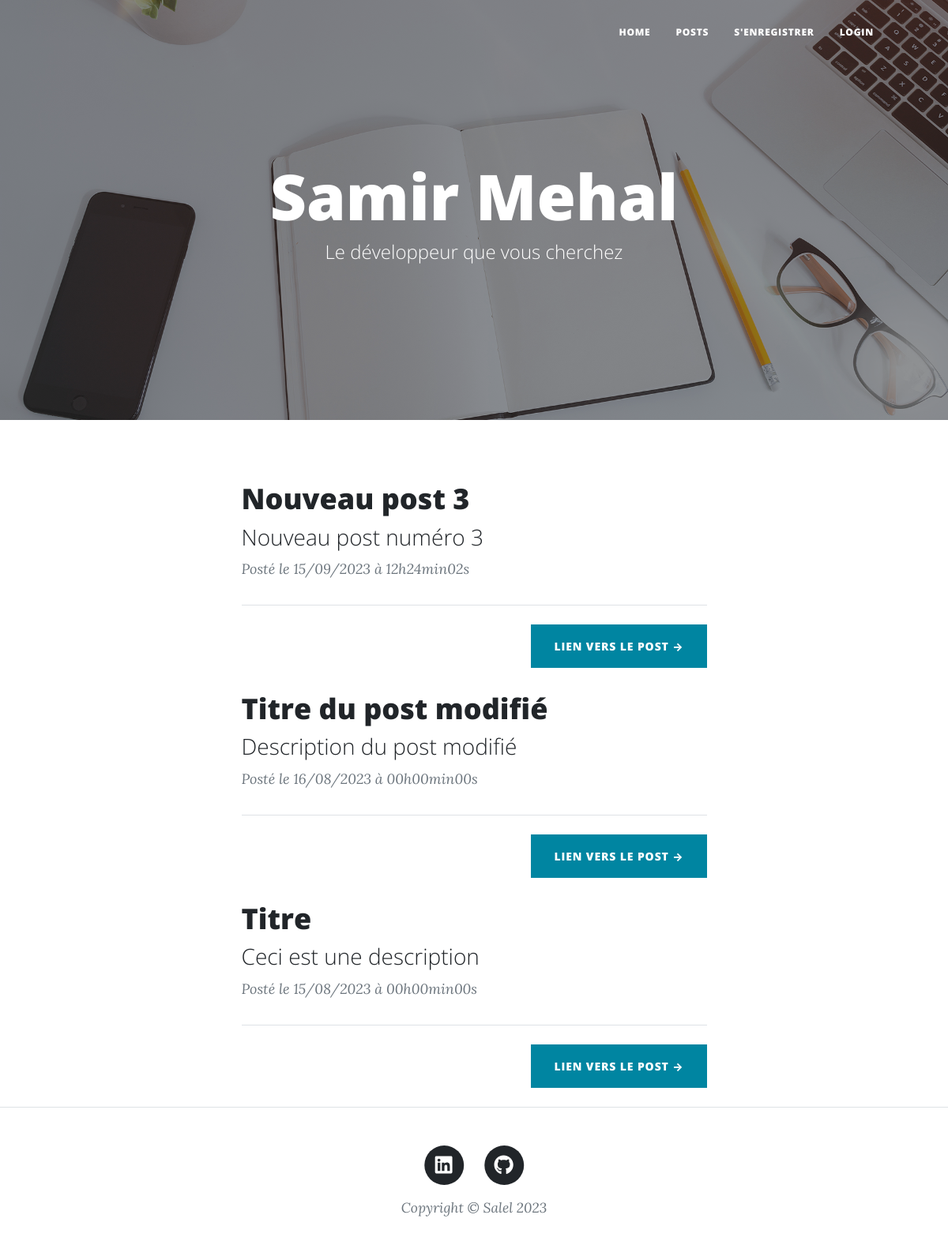
The page /index.php?action=posts on the database its author committed.
### tables this page shows
CREATE TABLE `posts` (
  `id` int(11) NOT NULL,
  `title` varchar(128) NOT NULL,
  `description` varchar(512) NOT NULL,
  `content` varchar(4096) NOT NULL,
  `author` varchar(128) NOT NULL,
  `date_of_creation` datetime NOT NULL,
  `loggedUser` varchar(128) NOT NULL
);

### controllers/posts.php (called while the page is built, shortened)
<?php
require_once('models/posts.php');
function posts() {
	$postRepository = new PostRepository();
    $posts = $postRepository->getPosts();
    require('templates/getposts.php');
}

### models/posts.php (called while the page is built, shortened)
        <?php
class PostRepository
{
    public ?PDO $database = null;
    public function dbConnect()
	{
    	if ($this->database === null) {
        	$this->database = new PDO(DB::$host_name.DB::$db_name.DB::$charset, DB::$identifiant, DB::$password);
    	}
	}
	public function getPosts(): array
	{
    	$statement = $this->database->query(
        	"SELECT id, title, description, DATE_FORMAT(date_of_creation, '%d/%m/%Y à %Hh%imin%ss') AS date_creation FROM posts ORDER BY date_of_creation DESC"
    	);
		$posts = [];
		while (($row = $statement->fetch())) {
			$post = new Post();
			$post->id = $row['id'];
        	$post->title = $row['title'];
			$post->chapo = $row['description'];
        	$post->frenchCreationDate = $row['date_creation'];
			$posts[] = $post;
		}
		return $posts;
	}
}
        ?>

### templates/getposts.php (the view, shortened to what this page needs)
        <div class="container px-4 px-lg-5">
            <div class="row gx-4 gx-lg-5 justify-content-center">
                <div class="col-md-10 col-lg-8 col-xl-7">
                    <?php
    	foreach ($posts as $post) {
    	?>
            <div class="post-preview">
                        <a href="index.php?action=post&id=<?php echo $post->id ?>">
                            <h2 class="post-title">
                                <?php echo htmlspecialchars($post->title); ?>
                            </h2>
                            <h3 class="post-subtitle">
                                <?php echo htmlspecialchars($post->chapo); ?>
                            </h3>
                        </a>
                        <p class="post-meta">
                            Posté le
                            <?php echo $post->frenchCreationDate; ?>
                        </p>
                    </div>
                    <hr class="my-4" />
                    <div class="d-flex justify-content-end mb-4"><a class="btn btn-primary text-uppercase" href="index.php?action=post&id=<?php echo $post->id ?>">Lien vers le Post →</a></div>
    	<?php
    	}
    	?>
                </div>
            </div>
        </div>
<?php require('layout.php') ?>

### rows shown on the page
posts: title "Nouveau post 3", description "Nouveau post numéro 3", frenchCreationDate "15/09/2023 à 12h24min02s"
posts: title "Titre du post modifié", description "Description du post modifié", frenchCreationDate "16/08/2023 à 00h00min00s"
posts: title "Titre", description "Ceci est une description", frenchCreationDate "15/08/2023 à 00h00min00s"
